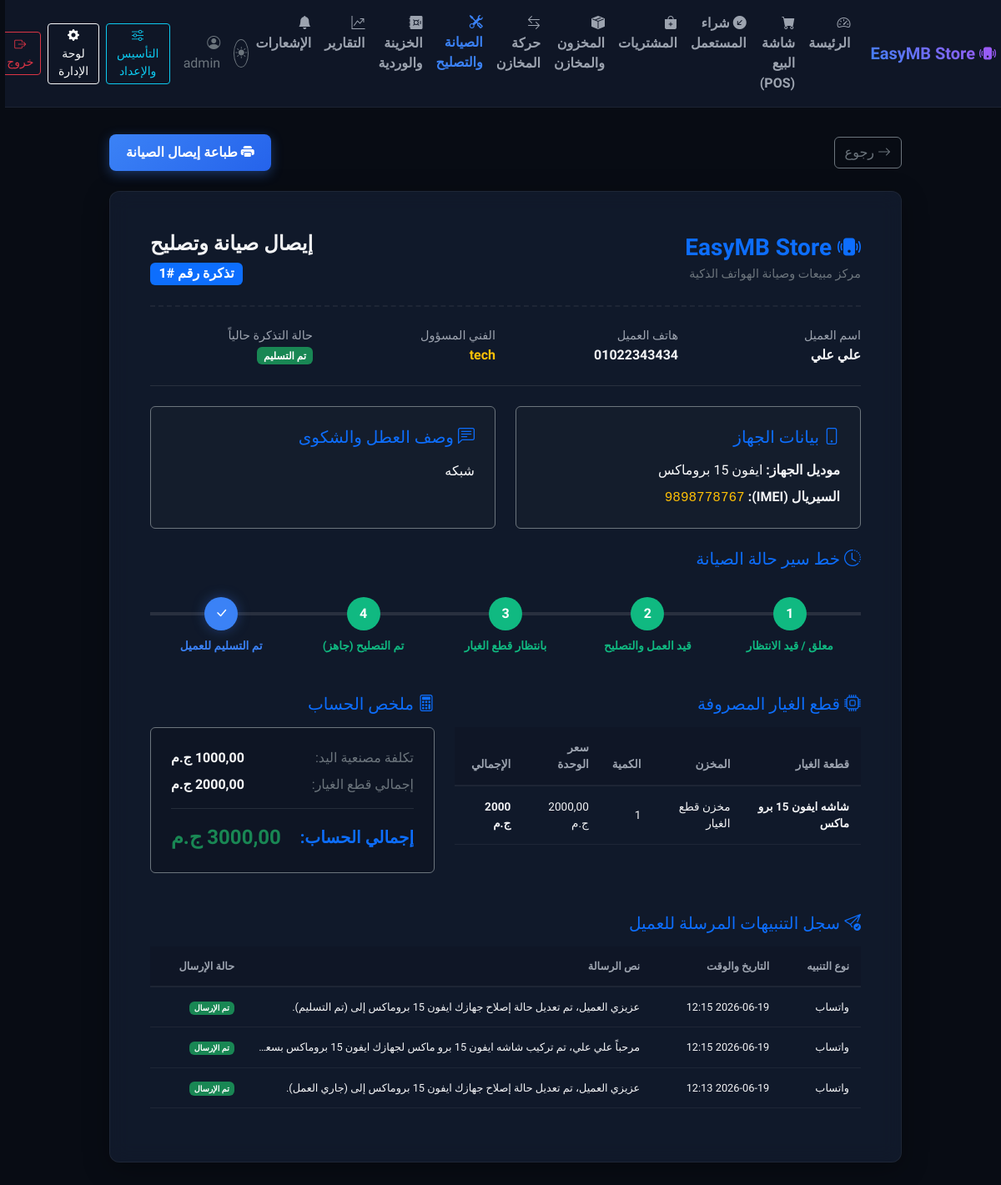
The app's page /repairs/1/detail/ (signed in), older data.
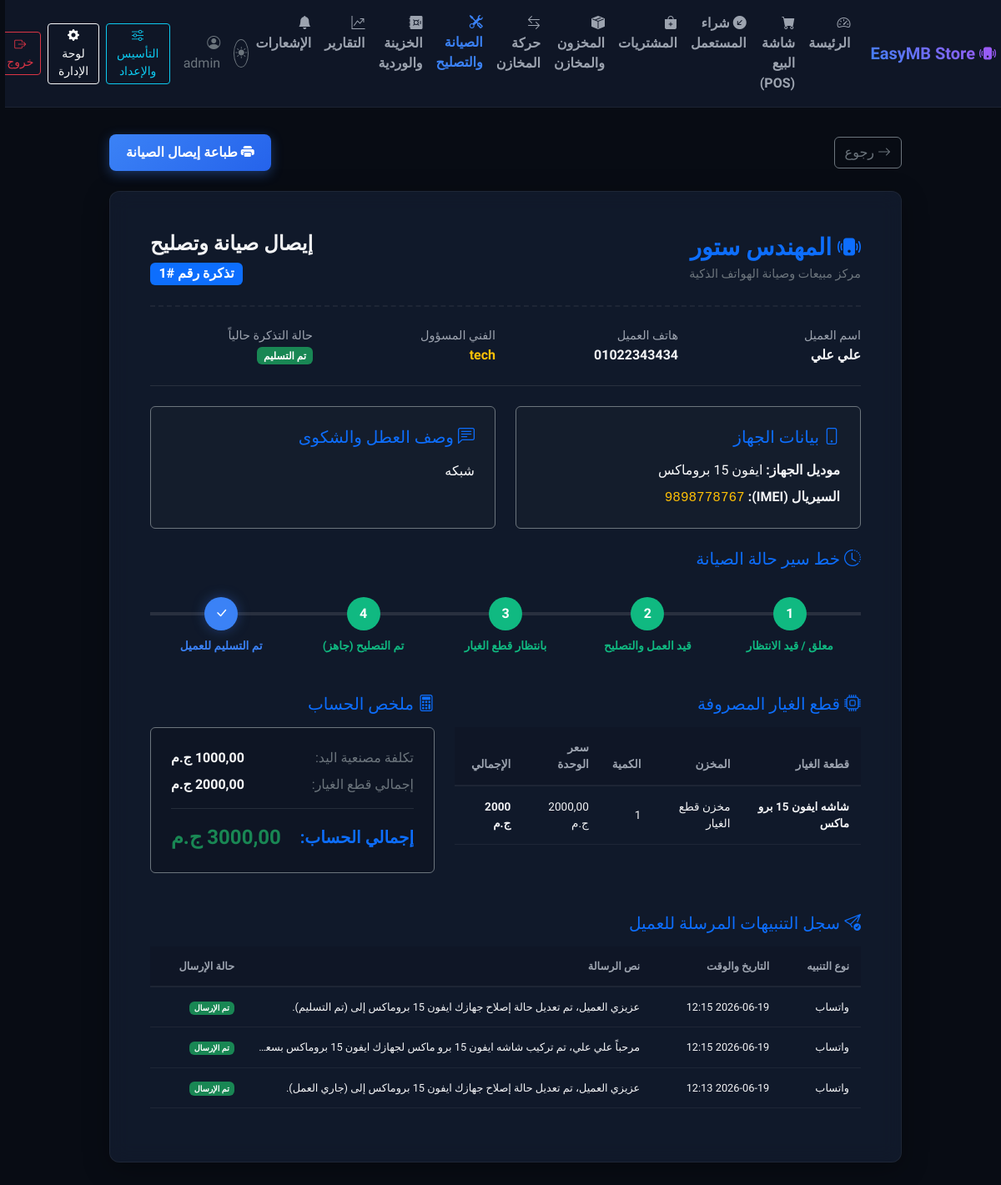
The same page, newer data.
### erp/models.py (models this page shows, shortened)
class StoreSetting(models.Model):
    store_name = models.CharField(max_length=255, verbose_name="��� �����")
    logo = models.ImageField(upload_to='store_assets/', null=True, blank=True, verbose_name="���� �����")
    receipt_header = models.TextField(blank=True, verbose_name="������ ��������")
    receipt_footer = models.TextField(blank=True, verbose_name="����� ��������")
    whatsapp_api_key = models.CharField(max_length=255, blank=True, null=True, verbose_name="����� API ��������")
    sms_api_key = models.CharField(max_length=255, blank=True, null=True, verbose_name="����� API ������� ������")
    class Meta:
        verbose_name = "������� ������"
        verbose_name_plural = "������� ������"

### erp/views.py (the view)
# urls.py: path('repairs/<int:pk>/detail/', views.repair_ticket_detail, name='repair_detail'),
@login_required
def repair_ticket_detail(request, pk):
    from django.core.exceptions import PermissionDenied
    ticket = get_object_or_404(RepairTicket, pk=pk)
    if not (request.user.is_staff or request.user.is_superuser or
            request.user.has_perm('erp.view_repairticket') or
            request.user.has_perm('erp.change_repairticket')):
        raise PermissionDenied("ليس لديك صلاحية لعرض هذه التذكرة.")
    parts_used = ticket.parts_used.all().select_related('product', 'warehouse')
    notifications = ticket.notificationlog_set.all().order_by('-sent_at')
    store_setting = StoreSetting.objects.first()
    parts_cost = sum(part.quantity * part.price for part in parts_used)
    total_cost = ticket.labor_cost + parts_cost
    context = {
        'ticket': ticket,
        'parts_used': parts_used,
        'notifications': notifications,
        'store_setting': store_setting,
        'parts_cost': parts_cost,
        'total_cost': total_cost,
    }
    return render(request, 'erp/repair_ticket_detail.html', context)

### erp/templates/erp/repair_ticket_detail.html (shortened to what the changed rows need)
{% extends 'erp/base.html' %}
{% block content %}
<div class="ticket-container py-2">
    <div class="glass-card p-4 p-md-5">
        <div class="ticket-header-box pb-4 mb-4">
            <div class="row align-items-center g-3">
                <div class="col-md-6 text-center text-md-start">
                    <h3 class="text-primary fw-bold mb-1">
                        <i class="bi bi-phone-vibrate-fill"></i> {{ store_setting.store_name|default:"EasyMB Store" }}
                    </h3>
                    <p class="text-secondary mb-0" style="font-size: 0.9rem;">
                        {{ store_setting.receipt_header|default:"مركز مبيعات وصيانة الهواتف الذكية" }}
                    </p>
                </div>
            </div>
        </div>
        <div class="row g-4 mb-4">
            <div class="col-md-7">
                <div class="table-responsive">
                    <table class="table table-custom table-hover" style="font-size: 0.85rem;">
                        <thead>
                            <tr>
                                <th>قطعة الغيار</th>
                                <th>المخزن</th>
                                <th>الكمية</th>
                                <th>سعر الوحدة</th>
                                <th>الإجمالي</th>
                            </tr>
                        </thead>
                    </table>
                </div>
            </div>
        </div>
        {% if notifications %}
            <div class="no-print mt-5">
                <div class="table-responsive">
                    <table class="table table-custom table-sm" style="font-size: 0.8rem;">
                        <thead>
                            <tr>
                                <th>نوع التنبيه</th>
                                <th>التاريخ والوقت</th>
                                <th>نص الرسالة</th>
                                <th>حالة الإرسال</th>
                            </tr>
                        </thead>
                    </table>
                </div>
            </div>
        {% endif %}
    </div>
</div>
{% endblock %}

Row changes from the older to the newer data that the page shows:
added StoreSetting: store_name "المهندس ستور", receipt_header "مركز مبيعات وصيانة الهواتف الذكية"
Text that changed along with them:
{{ store_setting.store_name|default:"EasyMB Store" }}: "EasyMB Store" → (not shown)
text no longer shown: "مركز مبيعات وصيانة الهواتف الذكية"
